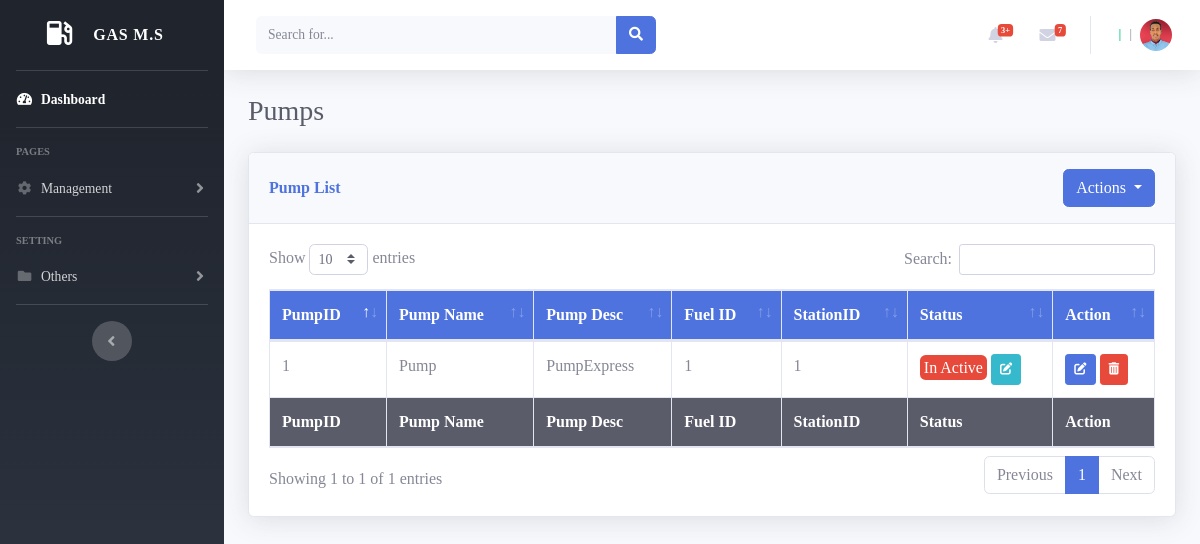
The page /pumps.php (signed in) on the database as committed earlier.
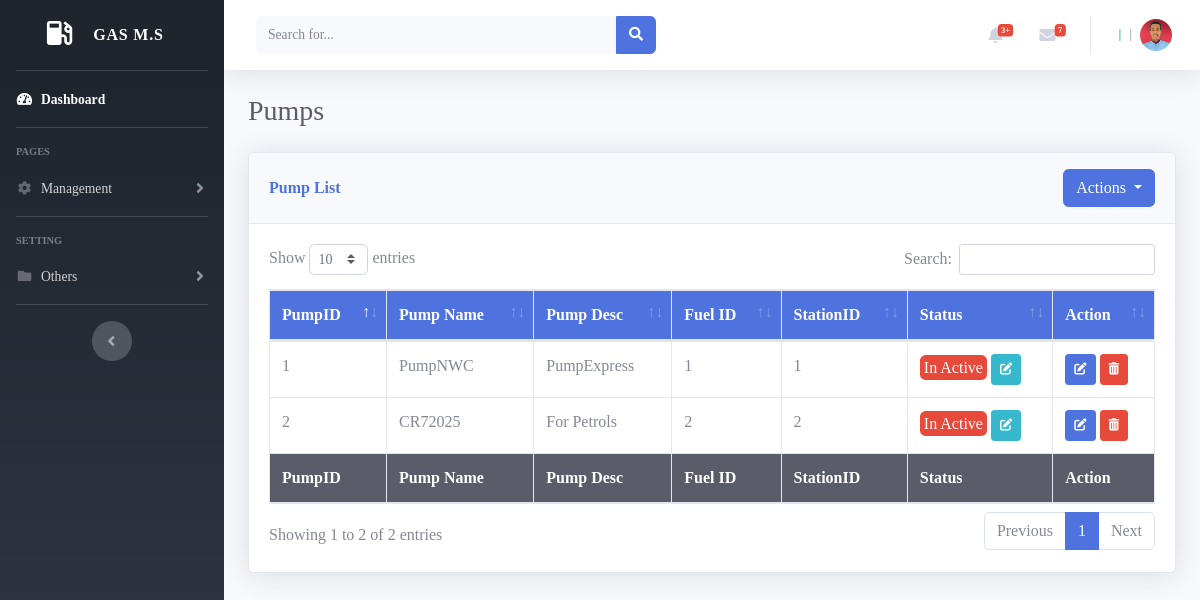
The same page on the database as committed later.
### tables this page shows
CREATE TABLE `pumps` (
  `pumpID` int NOT NULL,
  `pumpName` varchar(255) NOT NULL,
  `stationID` int NOT NULL,
  `fuelID` int NOT NULL,
  `createdAt` datetime DEFAULT NULL,
  `status` int NOT NULL DEFAULT '0',
  `MaintenanceDate` datetime DEFAULT NULL,
  `pumpDesc` varchar(255) DEFAULT NULL
);

### includes/dbManager.php (called while the page is built, shortened)
<?php
function getConnection(
    $host = "localhost",
    $user = "root",
    $password = "",
    $databasename = "fms"
) {
    $conn = new mysqli($host, $user, $password, $databasename);
    return $conn;
}
?>
    <?php
function getPumps()
{
    $conn = getConnection();
    $result = $conn->query("SELECT * FROM pumps");
    $rows = $result->fetch_all(MYSQLI_ASSOC);
    return $rows;
}
    ?>

### pumps.php (the view, shortened to what the changed rows need)
<?php
include("view/partials/head.php");
include("includes/dbManager.php");
?>
<body id="page-top">
    <div id="wrapper">
        <div id="content-wrapper" class="d-flex flex-column">
            <div id="content">
                <div class="container-fluid">
                    <div
                        class="d-sm-flex align-items-center justify-content-between mb-4">
                        <h1 class="h3 mb-0 text-gray-800">Pumps</h1>
                    </div>
                    <div class="card shadow mb-4">
                        <div class="card-body">
                            <div class="table-responsive">
                                <table class="table table-bordered" id="dataTable" width="100%" cellspacing="0">
                                    <thead class="bg-primary text-white">
                                        <tr>
                                            <th>PumpID</th>
                                            <th>Pump Name </th>
                                            <th>Pump Desc </th>
                                            <th>Fuel ID</th>
                                            <th>StationID</th>
                                            <th>Status</th>
                                            <th>Action</th>
                                        </tr>
                                    </thead>
                                    <tfoot class="bg-gray-800 text-white">
                                        <tr>
                                        <th>PumpID</th>
                                            <th>Pump Name </th>
                                            <th>Pump Desc </th>
                                            <th>Fuel ID</th>
                                            <th>StationID</th>
                                            <th>Status</th>
                                            <th>Action</th>
                                        </tr>
                                    </tfoot>
                                    <tbody>
                                        <?php
                                        $pumps = getPumps();
                                        foreach ($pumps as $pump) {
                                        ?>
                                        <tr>
                                            <td class="pump_name"> <?php echo $pump['pumpID'] ?></td>
                                            <td><?php echo $pump['pumpName'] ?> </td>
                                            <td><?php echo $pump['pumpDesc'] ?> </td>
                                            <td> <span class=" "><?php echo $pump['fuelID'] ?></span></td>
                                            <td><?php echo $pump['stationID'] ?></td>
                                            <td>
                                                    <?php
                                                    if ($pump['status'] == 0) {
                                                        echo '<span  class="bg-danger text-white p-1 rounded">In Active</span> ';
                                                    }
                                                   ?>
                                                <button class="btn btn-info btn-sm updateFuelStatus">
                                                        <i class="fa-solid fa-pen-to-square fa-sm"></i></button>
                                            </td>
                                            <td><button class="btn btn-primary btn-sm updateStation">
                                                    <i class="fa-solid fa-pen-to-square fa-sm"></i></button>
                                                <button class="btn btn-danger btn-sm deleteStation">
                                                    <i class="fa-solid fa-trash-can fa-sm"></i></button>
                                            </td>
                                        </tr>
                                        <?php } ?>
                                    </tbody>
                                </table>
                            </div>
                        </div>
                    </div>
                </div>
            </div>
        </div>
    </div>
</body>
</html>

Rows that differ between the two databases and show on the page:
changed pumps "PumpExpress": pumpName "Pump" → "PumpNWC"
added pumps: pumpID "2", pumpName "CR72025", pumpDesc "For Petrols", fuelID "2", stationID "2", status "In Active"
Other text that changed with them:
text written by a page script: "Show entries Search: Showing 1 to 1 of 1 entries Previous 1 Next" → "Show entries Search: Showing 1 to 2 of 2 entries Previous 1 Next"
